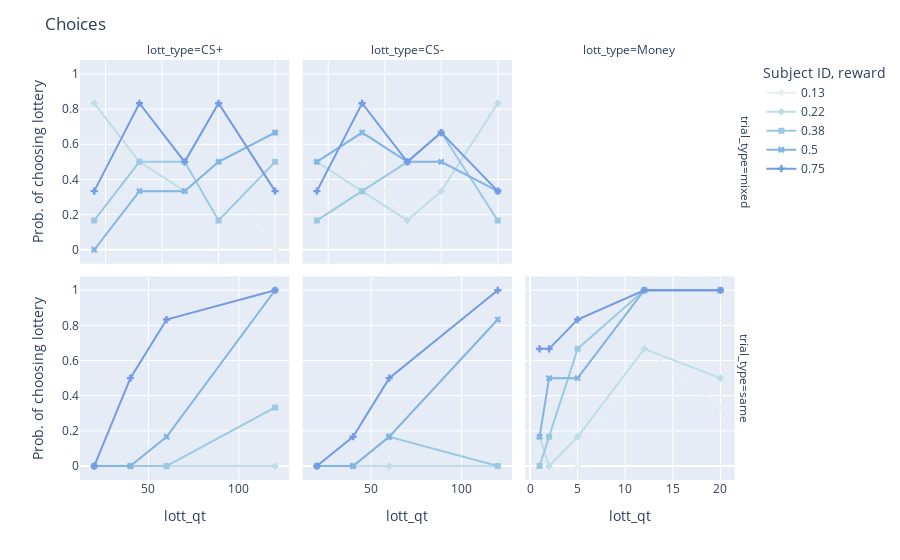

Write notebook code for a chart like this one.
### Code cell
subjectTrials_df = sim._get_subject_choices(subjectTrials_df)



subject_choiceCount_df = pd.DataFrame(subjectTrials_df[beahviour_cols].groupby(
                    list(subjectTrials_df[beahviour_cols].columns[:-1])
                    ).apply(
                lambda df: get_probLottery(df)), 
                columns = [_v_.probLotteryChoice_colName]).reset_index()

title = 'Choices'

hover_cols = ['lott_type']
hover_data = {key:False for key in subject_choiceCount_df.columns}

fig = px.line(subject_choiceCount_df, facet_col = 'lott_type', facet_row = 'trial_type',
            x=beahviour_cols[-3], y=_v_.probLotteryChoice_colName, 
            color='lott_prob',  markers=True,
            symbol = 'lott_prob', 
            color_discrete_sequence = px.colors.sequential.dense,
            hover_data = hover_data, 
            category_orders= {
                        'lottery p': sorted(list(subject_choiceCount_df[beahviour_cols[-2]].unique())),
                        }
                )
fig.update_layout(
    title = title,
    legend_title="Subject ID, reward",
)                                
fig.update_xaxes(matches=None)

fig.show()

### Figure 1 — Plotly figure (JSON) as saved in the notebook; plotly's stock layout.template omitted (floating-point values rounded to 4 significant figures)
{"data": [{"customdata": [["mixed", "Money", 0.2, 1, "CS+", 0.13], ["mixed", "Money", 0.2, 1, "CS+", 0.13], ["mixed", "Money", 0.2, 1, "CS+", 0.13], ["mixed", "Money", 0.2, 1, "CS+", 0.13], ["mixed", "Money", 0.2, 1, "CS+", 0.13]], "hovertemplate": "<extra></extra>", "legendgroup": "0.13", "line": {"color": "rgb(230, 240, 240)", "dash": "solid"}, "marker": {"symbol": "circle"}, "mode": "markers+lines", "name": "0.13", "orientation": "v", "showlegend": true, "type": "scatter", "x": [40, 80, 120, 150, 200], "xaxis": "x4", "y": [0, 0.5, 0.3333, 0.5, 0], "yaxis": "y4"}, {"customdata": [["mixed", "Money", 0.2, 1, "CS-", 0.13], ["mixed", "Money", 0.2, 1, "CS-", 0.13], ["mixed", "Money", 0.2, 1, "CS-", 0.13], ["mixed", "Money", 0.2, 1, "CS-", 0.13], ["mixed", "Money", 0.2, 1, "CS-", 0.13]], "hovertemplate": "<extra></extra>", "legendgroup": "0.13", "line": {"color": "rgb(230, 240, 240)", "dash": "solid"}, "marker": {"symbol": "circle"}, "mode": "markers+lines", "name": "0.13", "orientation": "v", "showlegend": false, "type": "scatter", "x": [40, 80, 120, 150, 200], "xaxis": "x5", "y": [0.5, 0.5, 0.1667, 0.5, 0.1667], "yaxis": "y5"}, {"customdata": [["same", "CS+", 20, 1, "CS+", 0.13], ["same", "CS+", 20, 1, "CS+", 0.13], ["same", "CS+", 20, 1, "CS+", 0.13], ["same", "CS+", 20, 1, "CS+", 0.13]], "hovertemplate": "<extra></extra>", "legendgroup": "0.13", "line": {"color": "rgb(230, 240, 240)", "dash": "solid"}, "marker": {"symbol": "circle"}, "mode": "markers+lines", "name": "0.13", "orientation": "v", "showlegend": false, "type": "scatter", "x": [20, 40, 60, 120], "xaxis": "x", "y": [0, 0, 0, 0], "yaxis": "y"}, {"customdata": [["same", "CS-", 20, 1, "CS-", 0.13], ["same", "CS-", 20, 1, "CS-", 0.13], ["same", "CS-", 20, 1, "CS-", 0.13], ["same", "CS-", 20, 1, "CS-", 0.13]], "hovertemplate": "<extra></extra>", "legendgroup": "0.13", "line": {"color": "rgb(230, 240, 240)", "dash": "solid"}, "marker": {"symbol": "circle"}, "mode": "markers+lines", "name": "0.13", "orientation": "v", "showlegend": false, "type": "scatter", "x": [20, 40, 60, 120], "xaxis": "x2", "y": [0, 0, 0, 0], "yaxis": "y2"}, {"customdata": [["same", "Money", 1, 1, "Money", 0.13], ["same", "Money", 1, 1, "Money", 0.13], ["same", "Money", 1, 1, "Money", 0.13], ["same", "Money", 1, 1, "Money", 0.13], ["same", "Money", 1, 1, "Money", 0.13]], "hovertemplate": "<extra></extra>", "legendgroup": "0.13", "line": {"color": "rgb(230, 240, 240)", "dash": "solid"}, "marker": {"symbol": "circle"}, "mode": "markers+lines", "name": "0.13", "orientation": "v", "showlegend": false, "type": "scatter", "x": [1, 2, 5, 12, 20], "xaxis": "x3", "y": [0.1667, 0.3333, 0, 0.6667, 0.3333], "yaxis": "y3"}, {"customdata": [["mixed", "Money", 0.2, 1, "CS+", 0.22], ["mixed", "Money", 0.2, 1, "CS+", 0.22], ["mixed", "Money", 0.2, 1, "CS+", 0.22], ["mixed", "Money", 0.2, 1, "CS+", 0.22], ["mixed", "Money", 0.2, 1, "CS+", 0.22]], "hovertemplate": "<extra></extra>", "legendgroup": "0.22", "line": {"color": "rgb(191, 221, 229)", "dash": "solid"}, "marker": {"symbol": "diamond"}, "mode": "markers+lines", "name": "0.22", "orientation": "v", "showlegend": true, "type": "scatter", "x": [40, 80, 120, 150, 200], "xaxis": "x4", "y": [0.8333, 0.5, 0.3333, 0.5, 0.6667], "yaxis": "y4"}, {"customdata": [["mixed", "Money", 0.2, 1, "CS-", 0.22], ["mixed", "Money", 0.2, 1, "CS-", 0.22], ["mixed", "Money", 0.2, 1, "CS-", 0.22], ["mixed", "Money", 0.2, 1, "CS-", 0.22], ["mixed", "Money", 0.2, 1, "CS-", 0.22]], "hovertemplate": "<extra></extra>", "legendgroup": "0.22", "line": {"color": "rgb(191, 221, 229)", "dash": "solid"}, "marker": {"symbol": "diamond"}, "mode": "markers+lines", "name": "0.22", "orientation": "v", "showlegend": false, "type": "scatter", "x": [40, 80, 120, 150, 200], "xaxis": "x5", "y": [0.5, 0.3333, 0.1667, 0.3333, 0.8333], "yaxis": "y5"}, {"customdata": [["same", "CS+", 20, 1, "CS+", 0.22], ["same", "CS+", 20, 1, "CS+", 0.22], ["same", "CS+", 20, 1, "CS+", 0.22], ["same", "CS+", 20, 1, "CS+", 0.22]], "hovertemplate": "<extra></extra>", "legendgroup": "0.22", "line": {"color": "rgb(191, 221, 229)", "dash": "solid"}, "marker": {"symbol": "diamond"}, "mode": "markers+lines", "name": "0.22", "orientation": "v", "showlegend": false, "type": "scatter", "x": [20, 40, 60, 120], "xaxis": "x", "y": [0, 0, 0, 0], "yaxis": "y"}, {"customdata": [["same", "CS-", 20, 1, "CS-", 0.22], ["same", "CS-", 20, 1, "CS-", 0.22], ["same", "CS-", 20, 1, "CS-", 0.22], ["same", "CS-", 20, 1, "CS-", 0.22]], "hovertemplate": "<extra></extra>", "legendgroup": "0.22", "line": {"color": "rgb(191, 221, 229)", "dash": "solid"}, "marker": {"symbol": "diamond"}, "mode": "markers+lines", "name": "0.22", "orientation": "v", "showlegend": false, "type": "scatter", "x": [20, 40, 60, 120], "xaxis": "x2", "y": [0, 0, 0, 0], "yaxis": "y2"}, {"customdata": [["same", "Money", 1, 1, "Money", 0.22], ["same", "Money", 1, 1, "Money", 0.22], ["same", "Money", 1, 1, "Money", 0.22], ["same", "Money", 1, 1, "Money", 0.22], ["same", "Money", 1, 1, "Money", 0.22]], "hovertemplate": "<extra></extra>", "legendgroup": "0.22", "line": {"color": "rgb(191, 221, 229)", "dash": "solid"}, "marker": {"symbol": "diamond"}, "mode": "markers+lines", "name": "0.22", "orientation": "v", "showlegend": false, "type": "scatter", "x": [1, 2, 5, 12, 20], "xaxis": "x3", "y": [0.1667, 0, 0.1667, 0.6667, 0.5], "yaxis": "y3"}, {"customdata": [["mixed", "Money", 0.2, 1, "CS+", 0.38], ["mixed", "Money", 0.2, 1, "CS+", 0.38], ["mixed", "Money", 0.2, 1, "CS+", 0.38], ["mixed", "Money", 0.2, 1, "CS+", 0.38], ["mixed", "Money", 0.2, 1, "CS+", 0.38]], "hovertemplate": "<extra></extra>", "legendgroup": "0.38", "line": {"color": "rgb(156, 201, 226)", "dash": "solid"}, "marker": {"symbol": "square"}, "mode": "markers+lines", "name": "0.38", "orientation": "v", "showlegend": true, "type": "scatter", "x": [40, 80, 120, 150, 200], "xaxis": "x4", "y": [0.1667, 0.5, 0.5, 0.1667, 0.5], "yaxis": "y4"}, {"customdata": [["mixed", "Money", 0.2, 1, "CS-", 0.38], ["mixed", "Money", 0.2, 1, "CS-", 0.38], ["mixed", "Money", 0.2, 1, "CS-", 0.38], ["mixed", "Money", 0.2, 1, "CS-", 0.38], ["mixed", "Money", 0.2, 1, "CS-", 0.38]], "hovertemplate": "<extra></extra>", "legendgroup": "0.38", "line": {"color": "rgb(156, 201, 226)", "dash": "solid"}, "marker": {"symbol": "square"}, "mode": "markers+lines", "name": "0.38", "orientation": "v", "showlegend": false, "type": "scatter", "x": [40, 80, 120, 150, 200], "xaxis": "x5", "y": [0.1667, 0.3333, 0.5, 0.6667, 0.1667], "yaxis": "y5"}, {"customdata": [["same", "CS+", 20, 1, "CS+", 0.38], ["same", "CS+", 20, 1, "CS+", 0.38], ["same", "CS+", 20, 1, "CS+", 0.38], ["same", "CS+", 20, 1, "CS+", 0.38]], "hovertemplate": "<extra></extra>", "legendgroup": "0.38", "line": {"color": "rgb(156, 201, 226)", "dash": "solid"}, "marker": {"symbol": "square"}, "mode": "markers+lines", "name": "0.38", "orientation": "v", "showlegend": false, "type": "scatter", "x": [20, 40, 60, 120], "xaxis": "x", "y": [0, 0, 0, 0.3333], "yaxis": "y"}, {"customdata": [["same", "CS-", 20, 1, "CS-", 0.38], ["same", "CS-", 20, 1, "CS-", 0.38], ["same", "CS-", 20, 1, "CS-", 0.38], ["same", "CS-", 20, 1, "CS-", 0.38]], "hovertemplate": "<extra></extra>", "legendgroup": "0.38", "line": {"color": "rgb(156, 201, 226)", "dash": "solid"}, "marker": {"symbol": "square"}, "mode": "markers+lines", "name": "0.38", "orientation": "v", "showlegend": false, "type": "scatter", "x": [20, 40, 60, 120], "xaxis": "x2", "y": [0, 0, 0.1667, 0], "yaxis": "y2"}, {"customdata": [["same", "Money", 1, 1, "Money", 0.38], ["same", "Money", 1, 1, "Money", 0.38], ["same", "Money", 1, 1, "Money", 0.38], ["same", "Money", 1, 1, "Money", 0.38], ["same", "Money", 1, 1, "Money", 0.38]], "hovertemplate": "<extra></extra>", "legendgroup": "0.38", "line": {"color": "rgb(156, 201, 226)", "dash": "solid"}, "marker": {"symbol": "square"}, "mode": "markers+lines", "name": "0.38", "orientation": "v", "showlegend": false, "type": "scatter", "x": [1, 2, 5, 12, 20], "xaxis": "x3", "y": [0, 0.1667, 0.6667, 1, 1], "yaxis": "y3"}, {"customdata": [["mixed", "Money", 0.2, 1, "CS+", 0.5], ["mixed", "Money", 0.2, 1, "CS+", 0.5], ["mixed", "Money", 0.2, 1, "CS+", 0.5], ["mixed", "Money", 0.2, 1, "CS+", 0.5], ["mixed", "Money", 0.2, 1, "CS+", 0.5]], "hovertemplate": "<extra></extra>", "legendgroup": "0.5", "line": {"color": "rgb(129, 180, 227)", "dash": "solid"}, "marker": {"symbol": "x"}, "mode": "markers+lines", "name": "0.5", "orientation": "v", "showlegend": true, "type": "scatter", "x": [40, 80, 120, 150, 200], "xaxis": "x4", "y": [0, 0.3333, 0.3333, 0.5, 0.6667], "yaxis": "y4"}, {"customdata": [["mixed", "Money", 0.2, 1, "CS-", 0.5], ["mixed", "Money", 0.2, 1, "CS-", 0.5], ["mixed", "Money", 0.2, 1, "CS-", 0.5], ["mixed", "Money", 0.2, 1, "CS-", 0.5], ["mixed", "Money", 0.2, 1, "CS-", 0.5]], "hovertemplate": "<extra></extra>", "legendgroup": "0.5", "line": {"color": "rgb(129, 180, 227)", "dash": "solid"}, "marker": {"symbol": "x"}, "mode": "markers+lines", "name": "0.5", "orientation": "v", "showlegend": false, "type": "scatter", "x": [40, 80, 120, 150, 200], "xaxis": "x5", "y": [0.5, 0.6667, 0.5, 0.5, 0.3333], "yaxis": "y5"}, {"customdata": [["same", "CS+", 20, 1, "CS+", 0.5], ["same", "CS+", 20, 1, "CS+", 0.5], ["same", "CS+", 20, 1, "CS+", 0.5], ["same", "CS+", 20, 1, "CS+", 0.5]], "hovertemplate": "<extra></extra>", "legendgroup": "0.5", "line": {"color": "rgb(129, 180, 227)", "dash": "solid"}, "marker": {"symbol": "x"}, "mode": "markers+lines", "name": "0.5", "orientation": "v", "showlegend": false, "type": "scatter", "x": [20, 40, 60, 120], "xaxis": "x", "y": [0, 0, 0.1667, 1], "yaxis": "y"}, {"customdata": [["same", "CS-", 20, 1, "CS-", 0.5], ["same", "CS-", 20, 1, "CS-", 0.5], ["same", "CS-", 20, 1, "CS-", 0.5], ["same", "CS-", 20, 1, "CS-", 0.5]], "hovertemplate": "<extra></extra>", "legendgroup": "0.5", "line": {"color": "rgb(129, 180, 227)", "dash": "solid"}, "marker": {"symbol": "x"}, "mode": "markers+lines", "name": "0.5", "orientation": "v", "showlegend": false, "type": "scatter", "x": [20, 40, 60, 120], "xaxis": "x2", "y": [0, 0, 0.1667, 0.8333], "yaxis": "y2"}, {"customdata": [["same", "Money", 1, 1, "Money", 0.5], ["same", "Money", 1, 1, "Money", 0.5], ["same", "Money", 1, 1, "Money", 0.5], ["same", "Money", 1, 1, "Money", 0.5], ["same", "Money", 1, 1, "Money", 0.5]], "hovertemplate": "<extra></extra>", "legendgroup": "0.5", "line": {"color": "rgb(129, 180, 227)", "dash": "solid"}, "marker": {"symbol": "x"}, "mode": "markers+lines", "name": "0.5", "orientation": "v", "showlegend": false, "type": "scatter", "x": [1, 2, 5, 12, 20], "xaxis": "x3", "y": [0.1667, 0.5, 0.5, 1, 1], "yaxis": "y3"}, {"customdata": [["mixed", "Money", 0.2, 1, "CS+", 0.75], ["mixed", "Money", 0.2, 1, "CS+", 0.75], ["mixed", "Money", 0.2, 1, "CS+", 0.75], ["mixed", "Money", 0.2, 1, "CS+", 0.75], ["mixed", "Money", 0.2, 1, "CS+", 0.75]], "hovertemplate": "<extra></extra>", "legendgroup": "0.75", "line": {"color": "rgb(115, 154, 228)", "dash": "solid"}, "marker": {"symbol": "cross"}, "mode": "markers+lines", "name": "0.75", "orientation": "v", "showlegend": true, "type": "scatter", "x": [40, 80, 120, 150, 200], "xaxis": "x4", "y": [0.3333, 0.8333, 0.5, 0.8333, 0.3333], "yaxis": "y4"}, {"customdata": [["mixed", "Money", 0.2, 1, "CS-", 0.75], ["mixed", "Money", 0.2, 1, "CS-", 0.75], ["mixed", "Money", 0.2, 1, "CS-", 0.75], ["mixed", "Money", 0.2, 1, "CS-", 0.75], ["mixed", "Money", 0.2, 1, "CS-", 0.75]], "hovertemplate": "<extra></extra>", "legendgroup": "0.75", "line": {"color": "rgb(115, 154, 228)", "dash": "solid"}, "marker": {"symbol": "cross"}, "mode": "markers+lines", "name": "0.75", "orientation": "v", "showlegend": false, "type": "scatter", "x": [40, 80, 120, 150, 200], "xaxis": "x5", "y": [0.3333, 0.8333, 0.5, 0.6667, 0.3333], "yaxis": "y5"}, {"customdata": [["same", "CS+", 20, 1, "CS+", 0.75], ["same", "CS+", 20, 1, "CS+", 0.75], ["same", "CS+", 20, 1, "CS+", 0.75], ["same", "CS+", 20, 1, "CS+", 0.75]], "hovertemplate": "<extra></extra>", "legendgroup": "0.75", "line": {"color": "rgb(115, 154, 228)", "dash": "solid"}, "marker": {"symbol": "cross"}, "mode": "markers+lines", "name": "0.75", "orientation": "v", "showlegend": false, "type": "scatter", "x": [20, 40, 60, 120], "xaxis": "x", "y": [0, 0.5, 0.8333, 1], "yaxis": "y"}, {"customdata": [["same", "CS-", 20, 1, "CS-", 0.75], ["same", "CS-", 20, 1, "CS-", 0.75], ["same", "CS-", 20, 1, "CS-", 0.75], ["same", "CS-", 20, 1, "CS-", 0.75]], "hovertemplate": "<extra></extra>", "legendgroup": "0.75", "line": {"color": "rgb(115, 154, 228)", "dash": "solid"}, "marker": {"symbol": "cross"}, "mode": "markers+lines", "name": "0.75", "orientation": "v", "showlegend": false, "type": "scatter", "x": [20, 40, 60, 120], "xaxis": "x2", "y": [0, 0.1667, 0.5, 1], "yaxis": "y2"}, {"customdata": [["same", "Money", 1, 1, "Money", 0.75], ["same", "Money", 1, 1, "Money", 0.75], ["same", "Money", 1, 1, "Money", 0.75], ["same", "Money", 1, 1, "Money", 0.75], ["same", "Money", 1, 1, "Money", 0.75]], "hovertemplate": "<extra></extra>", "legendgroup": "0.75", "line": {"color": "rgb(115, 154, 228)", "dash": "solid"}, "marker": {"symbol": "cross"}, "mode": "markers+lines", "name": "0.75", "orientation": "v", "showlegend": false, "type": "scatter", "x": [1, 2, 5, 12, 20], "xaxis": "x3", "y": [0.6667, 0.6667, 0.8333, 1, 1], "yaxis": "y3"}], "layout": {"annotations": [{"font": {}, "showarrow": false, "text": "lott_type=CS+", "x": 0.1567, "xanchor": "center", "xref": "paper", "y": 1, "yanchor": "bottom", "yref": "paper"}, {"font": {}, "showarrow": false, "text": "lott_type=CS-", "x": 0.49, "xanchor": "center", "xref": "paper", "y": 1, "yanchor": "bottom", "yref": "paper"}, {"font": {}, "showarrow": false, "text": "lott_type=Money", "x": 0.8233, "xanchor": "center", "xref": "paper", "y": 1, "yanchor": "bottom", "yref": "paper"}, {"font": {}, "showarrow": false, "text": "trial_type=same", "textangle": 90, "x": 0.98, "xanchor": "left", "xref": "paper", "y": 0.2425, "yanchor": "middle", "yref": "paper"}, {"font": {}, "showarrow": false, "text": "trial_type=mixed", "textangle": 90, "x": 0.98, "xanchor": "left", "xref": "paper", "y": 0.7575, "yanchor": "middle", "yref": "paper"}], "legend": {"title": {"text": "Subject ID, reward"}, "tracegroupgap": 0}, "margin": {"t": 60}, "title": {"text": "Choices"}, "xaxis": {"anchor": "y", "domain": [0, 0.3133], "title": {"text": "lott_qt"}}, "xaxis2": {"anchor": "y2", "domain": [0.3333, 0.6467], "title": {"text": "lott_qt"}}, "xaxis3": {"anchor": "y3", "domain": [0.6667, 0.98], "title": {"text": "lott_qt"}}, "xaxis4": {"anchor": "y4", "domain": [0, 0.3133], "showticklabels": false}, "xaxis5": {"anchor": "y5", "domain": [0.3333, 0.6467], "showticklabels": false}, "xaxis6": {"anchor": "y6", "domain": [0.6667, 0.98], "showticklabels": false}, "yaxis": {"anchor": "x", "domain": [0, 0.485], "title": {"text": "Prob. of choosing lottery"}}, "yaxis2": {"anchor": "x2", "domain": [0, 0.485], "matches": "y", "showticklabels": false}, "yaxis3": {"anchor": "x3", "domain": [0, 0.485], "matches": "y", "showticklabels": false}, "yaxis4": {"anchor": "x4", "domain": [0.515, 1], "matches": "y", "title": {"text": "Prob. of choosing lottery"}}, "yaxis5": {"anchor": "x5", "domain": [0.515, 1], "matches": "y", "showticklabels": false}, "yaxis6": {"anchor": "x6", "domain": [0.515, 1], "matches": "y", "showticklabels": false}}}
